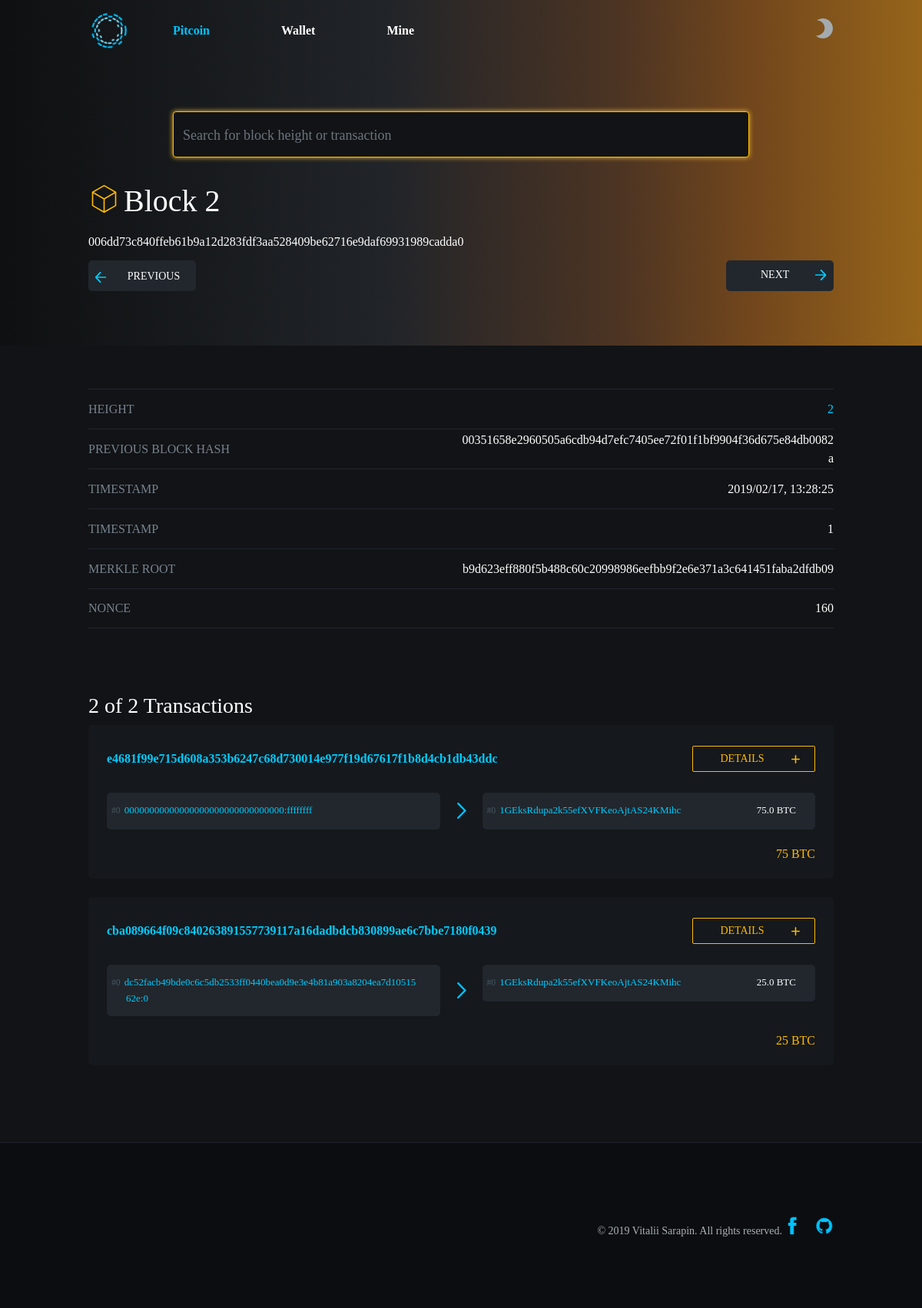
The app's page /block/2, older data.
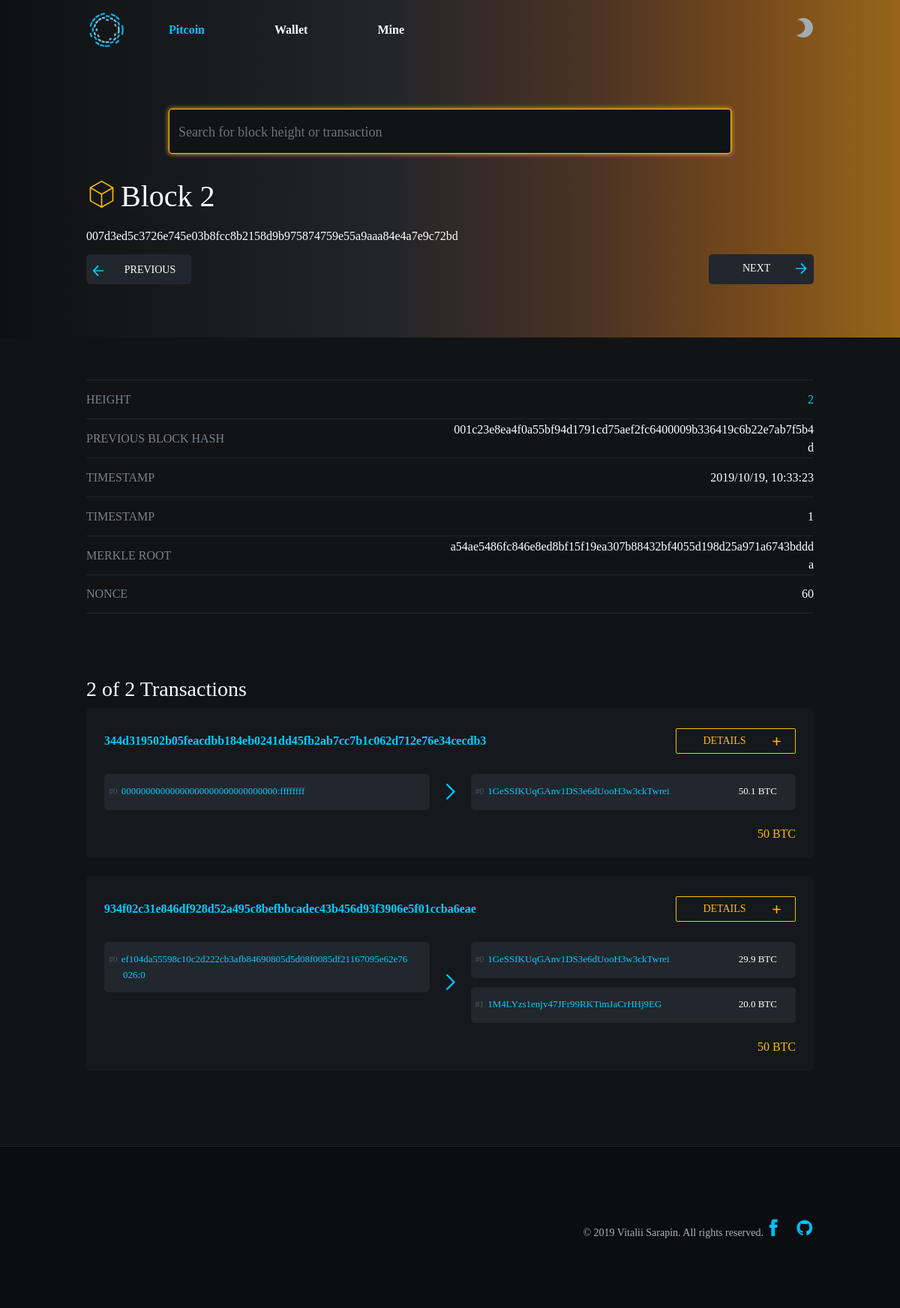
The same page, newer data.
### application/models.py (models this page shows)
class Blocks(models.Model):
    id = models.AutoField(primary_key=True)
    version = models.CharField(max_length=1000)
    height = models.CharField(max_length=1000)
    nonce = models.CharField(max_length=1000)
    block_hash = models.CharField(max_length=1000)
    previous_block_hash = models.CharField(max_length=1000)
    merkle_root = models.CharField(max_length=1000)
    timestamp = models.CharField(max_length=1000)
    number_of_transactions = models.CharField(max_length=1000)

class Inputs(models.Model):
    address_from = models.CharField(max_length=1000)
    block_hash = models.CharField(max_length=1000)
    prev_output = models.CharField(max_length=1000)
    outpoint = models.CharField(max_length=1000)
    sequence = models.CharField(max_length=1000)
    tx_hash = models.CharField(max_length=1000)
    value = models.CharField(max_length=1000)
    sigscript = models.CharField(max_length=1000)

class Outputs(models.Model):
    address_to = models.CharField(max_length=1000)
    type = models.CharField(max_length=1000)
    scriptpubkey_hex = models.CharField(max_length=1000)
    spending_tx = models.CharField(max_length=1000)
    tx_hash = models.CharField(max_length=1000)
    value = models.CharField(max_length=1000)

### application/views.py (the view)
# urls.py: path("block/<int:height>", application.views.block_info, name="block_info"),
def block_info(request, height):
    block = IndexBlocks()
    block_info, max_len =  block.return_block_info(height)
    return render(request, "block.html", {'info': block_info, 'max': max_len})

### application/index.py (called while the page is built)
    def max_blocks(self):
        return len(Blocks.objects.all())

### application/templates/block.html (shortened to what this page needs)
{% load staticfiles %}
<!DOCTYPE html>
<html>
<head>
    <link rel="stylesheet" href="{% static 'css/bootstrap.min.css' %}">
    <link rel="stylesheet" href="{% static 'css/style.css' %}">
</head>
<body class="theme-dark" lang="en" dir="ltr">
<div id="explorer">
    <div class="explorer-container">
        <div class="content-wrap">
            <nav class="navbar navbar-dark navbar-expand-lg">
                <div class="container"><a class="navbar-brand" href="/"></a>
                    <div class="collapse navbar-collapse" id="navbar-menu">
                        <ul class="navbar-nav">
                            <li class="nav-item active"><a class="nav-link" href="/"
                                                           rel="external">Pitcoin</a></li>
                            <li class="nav-item "><a class="nav-link" href="/wallet"
                                                     rel="external">Wallet</a></li>
                            <li class="nav-item "><a class="nav-link" href="/mine"
                                                     rel="external">Mine</a></li>
                            <li class="nav-item nav-toggler">
                                <div class="nav-bar_moon_icon toggle-theme"></div>
                            </li>
                        </ul>
                    </div>
                </div>
            </nav>
            <div>
                <div class="jumbotron jumbotron-fluid block-page">
                    <div class="container">
                        <form action="/search/" method="post" class="search form-inline ml-auto">
                            <div class="search-bar page-search-bar"><input class="form-control search-bar-input"
                                                                           type="search" name="q"
                                                                           placeholder="Search for block height or transaction"
                                                                           autocomplete="off" aria-label="Search">
                                <button class="search-bar-submit" type="image"></button>
                            </div>
                        </form>
                        <div><h1 class="block-header-title">Block {{ info.0.0.height}}</h1>
                            <div class="block-hash"><span>{{ info.0.4.block_hash}}</span>
                            </div>
                            <div class="prev-next-blocks-btns">
                                {% if info.0.10.prev_block <= 0 %}
                                <div>
                                    <a href="/block/1">
                                        <div>
                                            <div>
                                                <div class="arrow-prev"></div>
                                            </div>
                                            <div><span>Previous</span></div>
                                        </div>
                                    </a></div>
                                    {% else %}
                                    <div>
                                        <a href="/block/{{ info.0.10.prev_block }}">
                                            <div>
                                                <div>
                                                    <div class="arrow-prev"></div>
                                                </div>
                                                <div><span>Previous</span></div>
                                            </div>
                                        </a></div>
                                    {% endif %}
                                    {% if info.0.11.next_block > max %}
                                    <div>
                                        <a href="/block/{{ max }}">
                                            <div>
                                                <div>
                                                </div>
                                                <div style="display: flex;"><span style="margin-left: -25px; margin-top: 8px">Next</span><img style="margin-left: 25px; margin-top: 2px" src="/static/css/img/icons/arrow_right_blu.png" alt=""></div>
                                            </div>
                                        </a>
                                    </div>
                                    {% else %}
                                    <div>
                                        <a href="/block/{{ info.0.11.next_block }}">
                                            <div>
                                                <div>
                                                </div>
                                                <div style="display: flex;"><span style="margin-left: -25px; margin-top: 8px">Next</span><img style="margin-left: 25px; margin-top: 2px" src="/static/css/img/icons/arrow_right_blu.png" alt=""></div>
                                            </div>
                                        </a>
                                    </div>
                                    {% endif %}
                            </div>
                        </div>
                    </div>
                </div>
                <div class="container">
                    <div class="block-stats-table">
                        <div>
                            <div>Height</div>
                            <div>
                                <a href='/block/{{ info.0.0.height}}'>{{ info.0.0.height}}</a>
                            </div>
                        </div>
                        <div>
                            <div>Previous block hash</div>
                            <div>{{ info.0.8.previous_block_hash }}</div>
                        </div>
                        <div>
                            <div>Timestamp</div>
                            <div>{{ info.0.1.datetime }}</div>
                        </div>
                        <div>
                            <div>Timestamp</div>
                            <div>{{ info.0.5.version }}</div>
                        </div>
                        <div>
                            <div>Merkle root</div>
                            <div>{{ info.0.6.merkle }}</div>
                        </div>
                        <div>
                            <div>Nonce</div>
                            <div>{{ info.0.7.nonce }}</div>
                        </div>
                    </div>
                    <div class="transactions"><h3>{{ info.0.9.tx_number}} of {{ info.0.9.tx_number}} Transactions</h3>
                        {% for information in info.1 %}
                        <div id="{{ information.3.tx_hash }}" class="transaction-box">
                            <div class="header">
                                <div class="txn"><a
                                        href="/tx/{{ information.3.tx_hash }}">{{ information.3.tx_hash }}</a>
                                </div>
                                <div class="details-btn" data-toggle-tx="{{ information.3.tx_hash }}" onclick="toggleDown(event);">
                                    <div role="button" tabindex="0">
                                        <div >Details</div>
                                        <div><img id="" style="margin-right: 20px" alt="" src="{% static 'css/img/icons/plus.svg' %}"></div>
                                    </div>
                                </div>
                            </div>
                            <div class="ins-and-outs">
                                <div class="vins">
                                    <div class="vin">
                                        <div class="vin-header">
                                            <div class="vin-header-container"><span><a
                                                    href="" onclick="return false;">{{ information.0.prev_output }}:{{ information.1.outpoint }}</a></span>
                                            </div>
                                        </div>
                                    </div>
                                </div>
                                <div class="ins-and-outs_spacer">
                                    <div class="direction-arrow-container">
                                        <div class="direction-arrow"></div>
                                    </div>
                                </div>
                                <div class="vouts">
                                    {% for i in information %}
                                    {% for a in i.outputs %}
                                    <div class="vout">
                                        <div class="vout-header">
                                            <div class="vout-header-container"><span><a
                                                    href="/wallet/info/{{ a.2.send_to }}">{{ a.2.send_to }}</a></span><span
                                                    class="amount">{{ a.3.value }} BTC</span></div>
                                        </div>
                                    </div>
                                    {% endfor%}
                                    {% endfor%}
                                </div>
                            </div>
                            {% for i in information %}
                            {% for a in i.outputs %}
                            {% if forloop.last %}
                            <div class="footer">
                                <div></div>
                                <div></div>
                                <div><span class="amount">{{ a.4.total_amount }} BTC</span></div>
                            </div>
                            {% endif %}
                            {% endfor%}
                            {% endfor%}
                        </div>
                        {% endfor %}
                    </div>
                </div>
            </div>
        </div>
<footer class="footer">
    <div class="container">
        <div class="footer-logo"></div>
        <div class="footer_container_content">
            <div class="footer_container_content_row">
                <div class="footer_container_content_row_social-media_container"><a
                        class="footer_container_content_row_social-media_link"
                        href="https://www.facebook.com/vsarapin/" target="_blank"><img
                        class="footer_container_content_row_social-media_item" alt=""
                        src="{% static 'f1b_blue.png' %}"></a><a
                        class="footer_container_content_row_social-media_link"
                        href="https://github.com/vsarapin" target="_blank"><img
                        class="footer_container_content_row_social-media_item" alt=""
                        src="{% static 'github_blue.png' %}"></a></div>
                <div class="footer_container_content_copyright">© 2019 Vitalii Sarapin. All rights reserved.</div>
            </div>
        </div>
    </div>
</footer>
    </div>
</div>

Row changes from the older to the newer data that the page shows:
removed Blocks: block_hash "006dd73c840ffeb61b9a12d283fdf3aa528409be62716e9daf69931989cadda0", previous_block_hash "00351658e2960505a6cdb94d7efc7405ee72f01f1bf9904f36d675e84db0082a", nonce "160"
removed Inputs: tx_hash "e4681f99e715d608a353b6247c68d730014e977f19d67617f1b8d4cb1db43ddc", prev_output "00000000000000000000000000000000", outpoint "ffffffff"
removed Outputs: address_to "1GEksRdupa2k55efXVFKeoAjtAS24KMihc"
removed Inputs: tx_hash "cba089664f09c840263891557739117a16dadbdcb830899ae6c7bbe7180f0439", prev_output "dc52facb49bde0c6c5db2533ff0440bea0d9e3e4b81a903a8204ea7d1051562e"
removed Outputs: address_to "1GEksRdupa2k55efXVFKeoAjtAS24KMihc"
added Blocks: block_hash "007d3ed5c3726e745e03b8fcc8b2158d9b975874759e55a9aaa84e4a7e9c72bd", previous_block_hash "001c23e8ea4f0a55bf94d1791cd75aef2fc6400009b336419c6b22e7ab7f5b4d", nonce "60"
added Inputs: tx_hash "344d319502b05feacdbb184eb0241dd45fb2ab7cc7b1c062d712e76e34cecdb3", prev_output "00000000000000000000000000000000", outpoint "ffffffff"
added Outputs: address_to "1GeSSfKUqGAnv1DS3e6dUooH3w3ckTwrei"
added Inputs: tx_hash "934f02c31e846df928d52a495c8befbbcadec43b456d93f3906e5f01ccba6eae", prev_output "ef104da55598c10c2d222cb3afb84690805d5d08f0085df21167095e62e76026"
added Outputs: address_to "1GeSSfKUqGAnv1DS3e6dUooH3w3ckTwrei"
added Outputs: address_to "1M4LYzs1enjv47JFr99RKTimJaCrHHj9EG"
Text that changed along with them:
{{ info.0.1.datetime }}: "2019/02/17, 13:28:25" → "2019/10/19, 10:33:23"
{{ info.0.6.merkle }}: "b9d623eff880f5b488c60c20998986eefbb9f2e6e371a3c641451faba2dfdb09" → "a54ae5486fc846e8ed8bf15f19ea307b88432bf4055d198d25a971a6743bddda"
new list line: "DETAILS : 50.1 BTC 50 BTC"
new list line: "DETAILS : 0 29.9 BTC 20.0 BTC 50 BTC"
list line gone: "DETAILS : 75.0 BTC 75 BTC"
list line gone: "DETAILS : 0 25.0 BTC 25 BTC"
